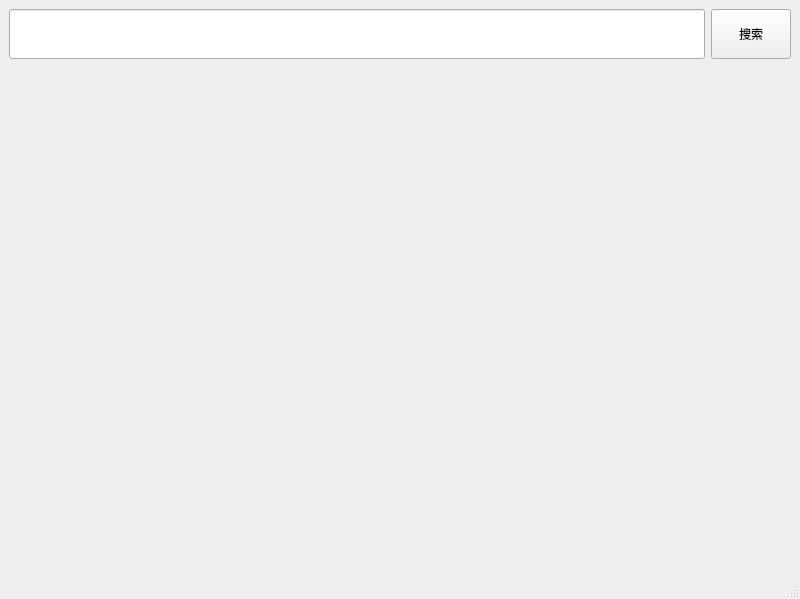
<?xml version="1.0" encoding="UTF-8"?>
<ui version="4.0">
 <class>search_friends</class>
 <widget class="QMainWindow" name="search_friends">
  <property name="geometry">
   <rect>
    <x>0</x>
    <y>0</y>
    <width>800</width>
    <height>599</height>
   </rect>
  </property>
  <property name="windowTitle">
   <string>MainWindow</string>
  </property>
  <widget class="QWidget" name="centralwidget">
   <layout class="QGridLayout" name="gridLayout">
    <item row="0" column="1">
     <widget class="QPushButton" name="pushButton">
      <property name="sizePolicy">
       <sizepolicy hsizetype="Minimum" vsizetype="Minimum">
        <horstretch>0</horstretch>
        <verstretch>0</verstretch>
       </sizepolicy>
      </property>
      <property name="text">
       <string>搜索</string>
      </property>
     </widget>
    </item>
    <item row="1" column="0" colspan="2">
     <layout class="QGridLayout" name="gridLayout_2">
      <item row="0" column="0">
       <spacer name="verticalSpacer_2">
        <property name="orientation">
         <enum>Qt::Vertical</enum>
        </property>
        <property name="sizeHint" stdset="0">
         <size>
          <width>20</width>
          <height>40</height>
         </size>
        </property>
       </spacer>
      </item>
     </layout>
    </item>
    <item row="0" column="0">
     <widget class="QLineEdit" name="lineEdit">
      <property name="sizePolicy">
       <sizepolicy hsizetype="Expanding" vsizetype="Expanding">
        <horstretch>0</horstretch>
        <verstretch>0</verstretch>
       </sizepolicy>
      </property>
      <property name="minimumSize">
       <size>
        <width>600</width>
        <height>0</height>
       </size>
      </property>
      <property name="maximumSize">
       <size>
        <width>16777215</width>
        <height>50</height>
       </size>
      </property>
     </widget>
    </item>
   </layout>
  </widget>
  <widget class="QStatusBar" name="statusbar"/>
 </widget>
 <resources/>
 <connections/>
</ui>
